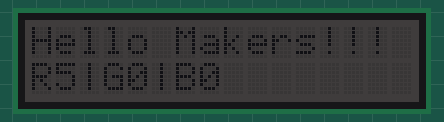
A sketch run on a simulated Arduino Uno, built with avr-gcc and run on an emulated ATmega328P. Shown: 16×2 character LCD.

Above: at 0.1 s.
At 1.25 s:
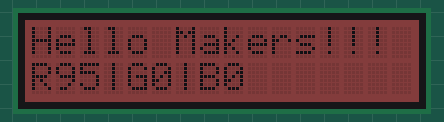
At 2.57 s:
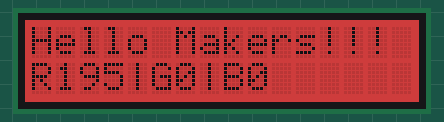
At 5.1 s:
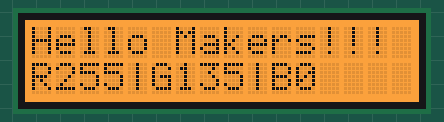
At 7.55 s:
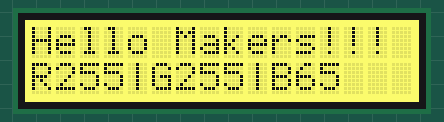
At 10.05 s:
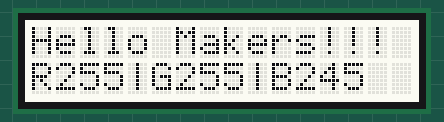

The sketch:

HelloMaker.ino
```cpp
// (licence header left out)
#include <Wire.h>
#include "rgb_lcd.h"

rgb_lcd lcd;

int red, green, blue;

void setup()
{
    lcd.begin(16, 2); //SPECIFY THE COLUMNS AND ROWS OF THE DISPLAY
    lcd.print("Hello Makers!!!"); //PRINT AN INITIAL MESSAGE
}

void loop()
{
    setBackgroundColor();
    printColors();
    delay(50);

}
void printColors(){
    lcd.setCursor(0,1);//Move cursor to col 0, row 1.
    lcd.print("R");lcd.print(red);lcd.print("|");
    lcd.print("G");lcd.print(green);lcd.print("|");
    lcd.print("B");lcd.print(blue);lcd.print("      ");
}
void setBackgroundColor(){
    red +=5;
    if(red>=255){
      red=255;
      green+=5;
      if(green>=255){
        green=255;
        blue+=5;
        if(blue==255){
          blue=0;
          red=0;
          green=0;
        }
      }
    }
    lcd.setRGB(red, green, blue);
}
```

Measured:
- by itself, everything shown: repeats every 10.2 s, in 151 steps
